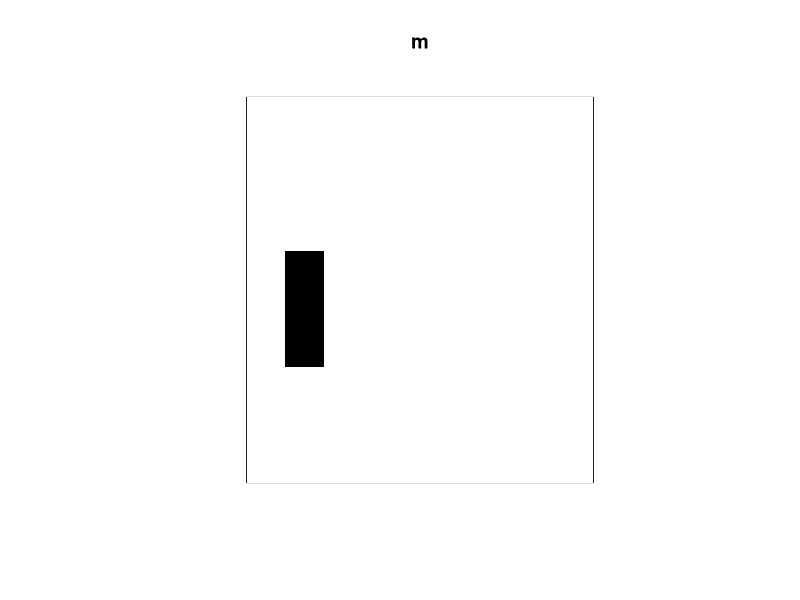

Reproduce this figure in R.
require(spatstat)
w <- owin(c(0,10),c(0,10), poly=list(x=c(1,2,3,2,1), y=c(2,3,4,6,7)))
## Not run: plot(w)

m <- as.mask(w)
## Not run: plot(m)
x <- 1:9
y <- seq(0.25, 9.75, by=0.5)
m <- as.mask(w, xy=list(x=x, y=y))
plot(m)
